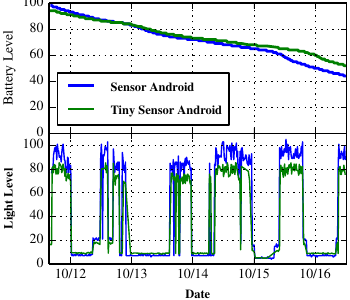

Python code for this plot:
#!/usr/bin/env python

import csv,sys,re
import matplotlib.cm as cm
from datetime import *
from pylab import *
import matplotlib.pyplot as plt
import matplotlib.dates as mdates
from matplotlib.backends.backend_pdf import PdfPages
import os
import numpy as np


from matplotlib import rc
rc('font',**{'family':'serif','serif':['Times'],'size':'10'})
rc('text', usetex=True)

timeAxis1 = []
batAxis1 = []
luxAxis1 = []

line_pattern = re.compile(ur"""^(?x)
                          (?P<datetime>\d{4}-\d{2}-\d{2}\s+\d{2}:\d{2}:\d{2})\s+
                          (?P<power>[\d\.]+)\s+
                          (?P<light>[\d\.]+)""")
datetime_pattern = '%Y-%m-%d %H:%M:%S'

for line in open(sys.argv[1], 'r'):
  line_match = line_pattern.match(line)
  if line_match == None:
    continue
  timeAxis1.append(datetime.datetime.strptime(line_match.group('datetime'), datetime_pattern))
  batAxis1.append(float(line_match.group('power')) * 100.)
  luxAxis1.append(float(line_match.group('light')))

timeAxis2 = []
batAxis2 = []
luxAxis2 = []

line_pattern = re.compile(ur"""^(?x)
                          (?P<datetime>\w{3}\s\w{3}\s\d{2}\s\d{2}:\d{2}:\d{2}\s\w{3}\s\d{4})\s+
                          (?P<power>[\d\.]+)\s+
                          (?P<light>[\d\.]+)""")
datetime_pattern = '%a %b %d %H:%M:%S %Z %Y'

for line in open(sys.argv[2], 'r'):
  line_match = line_pattern.match(line)
  if line_match == None:
    continue
  timeAxis2.append(datetime.datetime.strptime(line_match.group('datetime'), datetime_pattern))
  batAxis2.append(float(line_match.group('power')))
  luxAxis2.append(float(line_match.group('light')))

fig, ax = plt.subplots(2, sharex=True)

ax[0].grid()
ax[0].set_ylabel('Battery Level',fontsize=10)
ax[0].plot(timeAxis1,batAxis1, color='blue', linewidth=2,
           label=r'{\small \textbf{Sensor Android}}')
ax[0].plot(timeAxis2,batAxis2, color='green', linewidth=2,
           label=r'{\small \textbf{Tiny Sensor Android}}')
ax[0].set_autoscaley_on(False)
ax[0].set_ylim([0,100])
ax[0].legend(loc='lower left')
ax[1].grid()
ax[1].set_ylabel(r'{\small \textbf{Light Level}}', fontsize=10)  
ax[1].set_xlabel(r'{\small \textbf{Date}}', fontsize=10)  
ax[1].plot(timeAxis1,luxAxis1,color='blue')
ax[1].plot(timeAxis2,luxAxis2, color='green')
ax[1].xaxis.set_major_formatter(mdates.DateFormatter('%m/%d'))
ax[1].xaxis.set_major_locator(mdates.DayLocator());
ax[1].axis(ymin=0,ymax=110)

fig.subplots_adjust(hspace=0., left=0.14, bottom=0.15,right=0.99, top=0.99)
close()
fig.set_size_inches(3.5,2.5)
fig.savefig('comparison.pdf')
